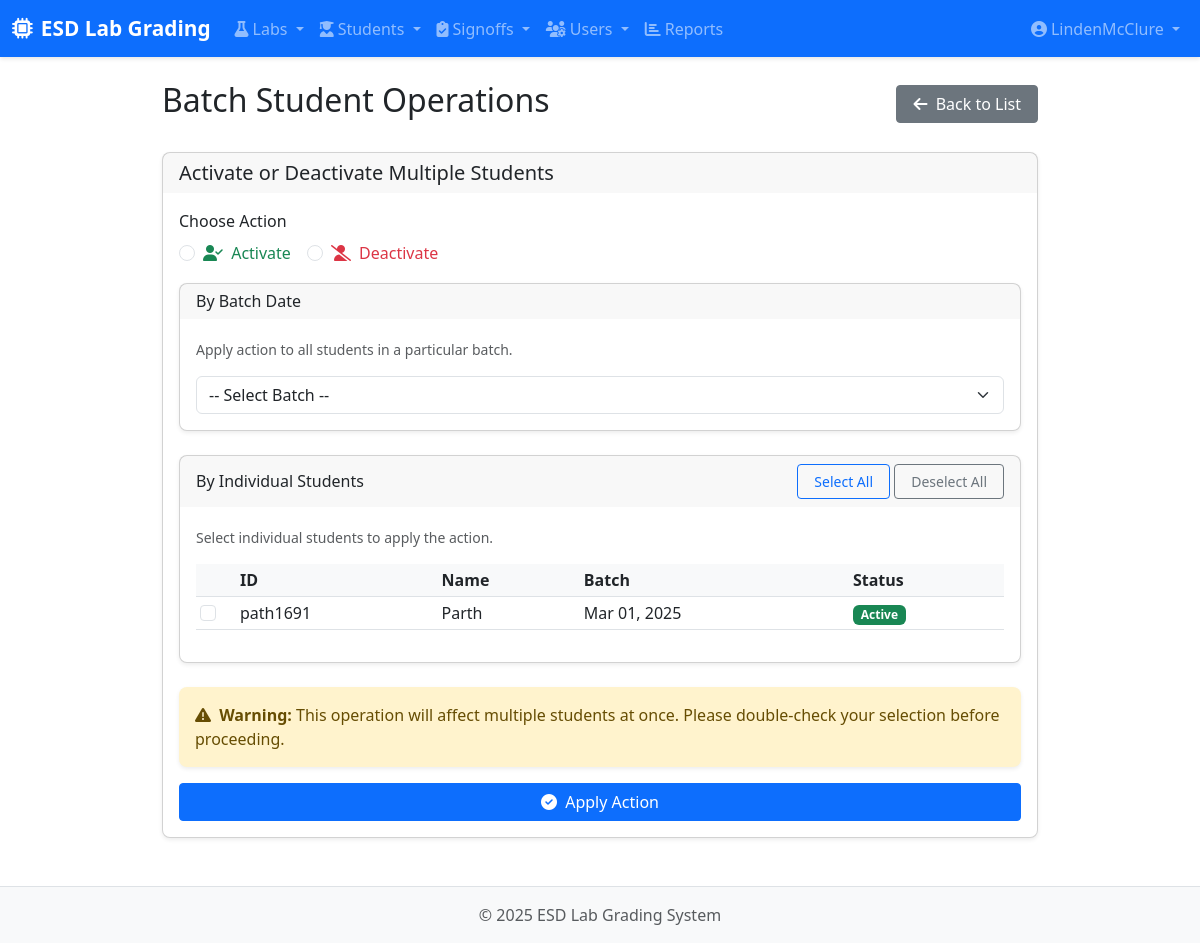
The page /students/batch/ (signed in) on the database its author committed.
### labs/models.py (models this page shows, shortened)
class Student(models.Model):
    student_id = models.CharField(max_length=20, unique=True)
    name = models.CharField(max_length=100)
    email = models.EmailField(blank=True)
    batch = models.DateField(auto_now=False, auto_now_add=False)
    active = models.BooleanField(default=True)

### labs/views.py (the view)
    def wrap(request, *args, **kwargs):
        try:
            if hasattr(request.user, 'role') and request.user.role.role in ['instructor']:
                return function(request, *args, **kwargs)
            else:
                raise PermissionDenied("You must be an instructor to access this page.")
        except (AttributeError, UserRole.DoesNotExist):
            raise PermissionDenied("You must be an instructor to access this page.")

### labs/templatetags/role_tags.py (called while the page is built)
@register.filter
def has_role(user, role_name):
    if user.is_anonymous:
        return False
    if user.is_staff:
        return True
    try:
        return hasattr(user, 'role') and user.role.role == role_name
    except:
        return False

### labs/views.py (called while the page is built, shortened)
def instructor_required(function):
    def wrap(request, *args, **kwargs):
        try:
            if hasattr(request.user, 'role') and request.user.role.role in ['instructor']:
                return function(request, *args, **kwargs)
            else:
                raise PermissionDenied("You must be an instructor to access this page.")
        except (AttributeError, UserRole.DoesNotExist):
            raise PermissionDenied("You must be an instructor to access this page.")
    wrap.__doc__ = function.__doc__
    wrap.__name__ = function.__name__
    return wrap

@login_required
@instructor_required
def batch_toggle_students(request):
    batches = Student.objects.dates('batch', 'day', order='DESC')
    students = Student.objects.all().order_by('name')
    context = {
        'batches': batches,
        'students': students,
    }
    return render(request, 'labs/batch_toggle_students.html', context)

### labs/templates/labs/batch_toggle_students.html (shortened to what this page needs)
{% extends 'base.html' %}
{% load static %}
{% block content %}
<div class="container form-container">
    <div class="d-flex justify-content-between align-items-center mb-4">
        <h1 class="h2">Batch Student Operations</h1>
        <a href="{% url 'labs:student_list' %}" class="btn btn-secondary">
            <i class="fas fa-arrow-left me-1"></i> Back to List
        </a>
    </div>
    <div class="card">
        <div class="card-header">
            <h5 class="card-title mb-0">Activate or Deactivate Multiple Students</h5>
        </div>
        <div class="card-body">
            <form method="post">
                <div class="row mb-3">
                    <div class="col-md-6">
                        <label class="form-label">Choose Action</label>
                        <div class="d-flex gap-3">
                            <div class="form-check">
                                <input class="form-check-input" type="radio" name="action" id="activate" value="activate" required>
                                <label class="form-check-label" for="activate">
                                    <span class="text-success"><i class="fas fa-user-check me-1"></i> Activate</span>
                                </label>
                            </div>
                            <div class="form-check">
                                <input class="form-check-input" type="radio" name="action" id="deactivate" value="deactivate">
                                <label class="form-check-label" for="deactivate">
                                    <span class="text-danger"><i class="fas fa-user-slash me-1"></i> Deactivate</span>
                                </label>
                            </div>
                        </div>
                    </div>
                </div>
                <div class="card mb-4">
                    <div class="card-header">
                        <h6 class="mb-0">By Batch Date</h6>
                    </div>
                    <div class="card-body">
                        <div class="form-text mb-3">
                            Apply action to all students in a particular batch.
                        </div>
                        <select name="batch_date" class="form-select">
                            <option value="">-- Select Batch --</option>
                        </select>
                    </div>
                </div>
                <div class="card mb-4">
                    <div class="card-header">
                        <div class="d-flex justify-content-between align-items-center">
                            <h6 class="mb-0">By Individual Students</h6>
                            <div>
                                <button type="button" class="btn btn-sm btn-outline-primary" id="selectAll">Select All</button>
                                <button type="button" class="btn btn-sm btn-outline-secondary" id="deselectAll">Deselect All</button>
                            </div>
                        </div>
                    </div>
                    <div class="card-body">
                        <div class="form-text mb-3">
                            Select individual students to apply the action.
                        </div>
                        <div class="students-container">
                            <table class="table table-sm">
                                <thead>
                                    <tr>
                                        <th style="width: 40px;"></th>
                                        <th>ID</th>
                                        <th>Name</th>
                                        <th>Batch</th>
                                        <th>Status</th>
                                    </tr>
                                </thead>
                                <tbody>
                                    {% for student in students %}
                                    <tr>
                                        <td>
                                            <input type="checkbox" name="student_ids" value="{{ student.id }}" class="form-check-input student-checkbox">
                                        </td>
                                        <td>{{ student.student_id }}</td>
                                        <td>{{ student.name }}</td>
                                        <td>{{ student.batch|date:"M d, Y" }}</td>
                                        <td>
                                            {% if student.active %}
                                            <span class="badge bg-success">Active</span>
                                            {% else %}
                                            <span class="badge bg-secondary">Inactive</span>
                                            {% endif %}
                                        </td>
                                    </tr>
                                    {% endfor %}
                                </tbody>
                            </table>
                        </div>
                    </div>
                </div>
                <div class="alert alert-warning">
                    <i class="fas fa-exclamation-triangle me-1"></i> <strong>Warning:</strong> This operation will affect multiple students at once. Please double-check your selection before proceeding.
                </div>
                <div class="d-grid">
                    <button type="submit" class="btn btn-primary">
                        <i class="fas fa-check-circle me-1"></i> Apply Action
                    </button>
                </div>
            </form>
        </div>
    </div>
</div>
{% endblock %}

### templates/base.html (shortened to what this page needs)
{% load static %}
{% load role_tags %}
<!DOCTYPE html>
<html lang="en">
<head>
    <link href="https://cdn.jsdelivr.net/npm/bootstrap@5.3.0-alpha1/dist/css/bootstrap.min.css" rel="stylesheet">
    <link rel="stylesheet" href="https://cdnjs.cloudflare.com/ajax/libs/font-awesome/6.4.0/css/all.min.css">
    <link rel="stylesheet" href="{% static 'css/styles.css' %}">
</head>
<body>
    <nav class="navbar navbar-expand-lg navbar-dark bg-primary sticky-top">
        <div class="container-fluid">
            <a class="navbar-brand" href="{% url 'labs:home' %}">
                <i class="fas fa-microchip me-2"></i>ESD Lab Grading
            </a>
            <div class="collapse navbar-collapse" id="navbarMain">
                <ul class="navbar-nav me-auto">
                    <li class="nav-item dropdown">
                        <a class="nav-link dropdown-toggle" href="#" id="labsDropdown" role="button" data-bs-toggle="dropdown">
                            <i class="fas fa-flask me-1"></i>Labs
                        </a>
                    </li>
                    {% if request.user.is_authenticated %}
                    <li class="nav-item dropdown">
                        <a class="nav-link dropdown-toggle" href="#" id="studentsDropdown" role="button" data-bs-toggle="dropdown">
                            <i class="fas fa-user-graduate me-1"></i>Students
                        </a>
                    </li>
                    {% endif %}
                    {% if request.user.is_authenticated %}
                    <li class="nav-item dropdown">
                        <a class="nav-link dropdown-toggle" href="#" id="signoffsDropdown" role="button" data-bs-toggle="dropdown">
                            <i class="fas fa-clipboard-check me-1"></i>Signoffs
                        </a>
                    </li>
                    {% endif %}
                    {% if request.user.is_authenticated and request.user|has_role:'instructor' %}
                    <li class="nav-item dropdown">
                        <a class="nav-link dropdown-toggle" href="#" id="usersDropdown" role="button" data-bs-toggle="dropdown">
                            <i class="fas fa-users-cog me-1"></i>Users
                        </a>
                    </li>
                    {% endif %}
                    {% if request.user.is_authenticated %}
                    <li class="nav-item">
                        <a class="nav-link" href="{% url 'labs:reports' %}">
                            <i class="fas fa-chart-bar me-1"></i>Reports
                        </a>
                    </li>
                    {% endif %}
                </ul>
                <ul class="navbar-nav ms-3">
                    {% if request.user.is_authenticated %}
                    <li class="nav-item dropdown">
                        <a class="nav-link dropdown-toggle" href="#" id="userDropdown" role="button" data-bs-toggle="dropdown">
                            <i class="fas fa-user-circle me-1"></i>{{ request.user.username }}
                        </a>
                    </li>
                    {% else %}
                    <li class="nav-item">
                        <a class="nav-link" href="{% url 'admin:login' %}?next=/">Login</a>
                    </li>
                    {% endif %}
                </ul>
            </div>
        </div>
    </nav>
    <main class="py-4">
        {% block content %}{% endblock %}
    </main>
    <footer class="footer mt-auto py-3 bg-light">
        <div class="container text-center">
            <span class="text-muted">© {% now "Y" %} ESD Lab Grading System</span>
        </div>
    </footer>
</body>
</html>

### static/css/styles.css (style rules this page uses)
body { min-height: 100vh; display: flex; flex-direction: column; }
main { flex: 1; }
.navbar-brand { font-weight: bold; font-size: 1.3rem; }
.navbar { box-shadow: 0 2px 4px rgba(0, 0, 0, 0.1); }
.card { border-radius: 0.5rem; box-shadow: 0 0.125rem 0.25rem rgba(0, 0, 0, 0.075); margin-bottom: 1.5rem; }
.card-header { font-weight: 600; border-bottom: 0; }
.table thead th { background-color: #f8f9fa; font-weight: 600; border-top: none; }
.form-label { font-weight: 500; }
.btn { border-radius: 0.25rem; padding: 0.375rem 1rem; font-weight: 500; }
.btn-primary { background-color: #0d6efd; border-color: #0d6efd; }
.alert { border-radius: 0.5rem; border: none; box-shadow: 0 0.125rem 0.25rem rgba(0, 0, 0, 0.075); }
.footer { background-color: #f8f9fa; padding: 1.5rem 0; border-top: 1px solid #dee2e6; }

### labs/templates/labs/batch_toggle_students.html (style rules this page uses)
.form-container { max-width: 900px; margin: 0 auto; }
.students-container { max-height: 300px; overflow-y: auto; }

### rows shown on the page
Student: student_id "path1691", name "Parth", batch "Mar 01, 2025", active "Active"

### other values the page prints
{{ request.user.username }} "LindenMcClure"
